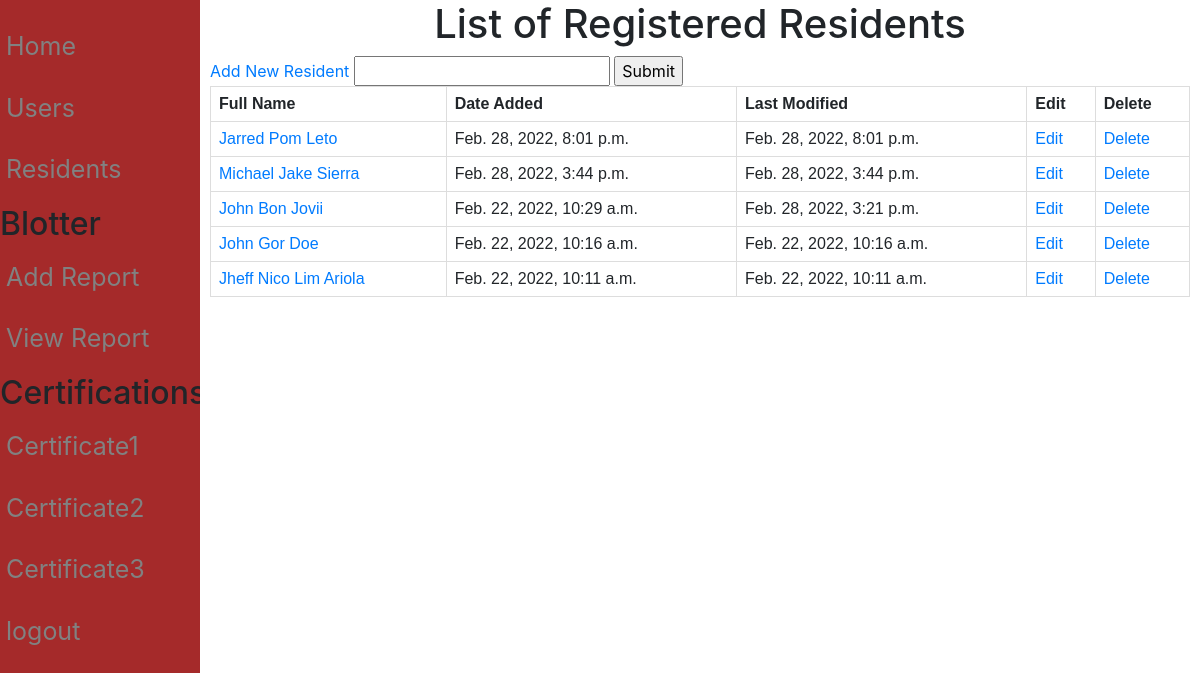
The page /residents/ on the database as committed earlier.
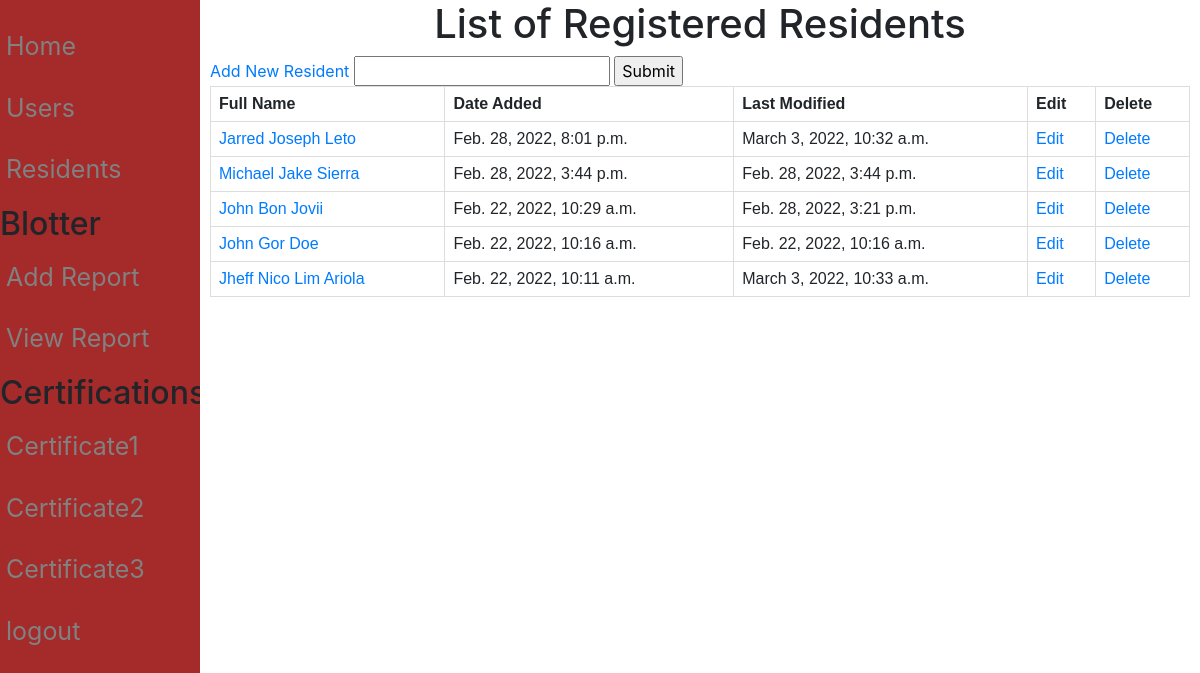
The same page on the database as committed later.
### Resident/models.py (models this page shows, shortened)
class Resident (models.Model):
    pic = models.ImageField(null=True, blank = True, verbose_name="Profile Picture", upload_to= "images/")
    First_name = models.CharField(max_length=50)
    Last_name = models.CharField(max_length=50)
    Middle_name = models.CharField(max_length=50)
    Age = models.IntegerField()
    Birthdate = models.DateField(auto_now_add=False, auto_now=False)
    Gender_choices = (
        ('Male','Male'),
        ('Female','Female')
        )
    Gender = models.CharField(max_length=100, choices=Gender_choices, default = "Not Specified")
    Contact = models.CharField(max_length=11)
    Cstatus_choices = (
        ('Single','Single'),
        ('Married','Married'),
        ('Divorced','Divorced'),
        ('Separated','Separated'),
        ('Widowed','Widowed'),
        )
    Marital_status = models.CharField(max_length=100, choices = Cstatus_choices, default = "")
    Citizenship = models.CharField(max_length=100)
    Religion = models.CharField(max_length=100)
    Occupation = models.CharField(max_length=100)
    Vac_choices = (
        ('Vaccinated','Vaccinated'),
        ('Non-Vaccinated','Non-Vaccinated')
    )
    Vaccination = models.CharField(max_length=100, choices = Vac_choices, verbose_name="Vaccination Status", default="")
    Address = models.TextField(max_length=250, verbose_name="Street Address")
    Blacklisted = models.BooleanField(default = False)
    created_date = models.DateTimeField(auto_now_add=True)
    modified_date = models.DateTimeField(auto_now=True)

### Resident/views.py (the view)
# urls.py: path('residents/', Display_resident, name = "residents"),
def Display_resident (request):
    Resident_obj = Resident.objects.all()
    context = {
        'Resident_obj' : Resident_obj,
    }
    return render (request,"Residents.html",context = context)

### templates/Residents.html (shortened to what this page needs)
{%  extends 'base.html' %}
{% load static %}
{% block content %}
<h1 style="text-align: center;">List of Registered Residents</h1>
<a href="/resident_form">Add New Resident</a>
<input type="text">
<input type = "submit" name="search">
<table>
    <tr>
        <th>Full Name</th>
        <th>Date Added</th>
        <th>Last Modified</th>
        <th>Edit</th>
        <th>Delete</th>
    </tr>
    {% for res in Resident_obj reversed %}
    <tr>
        <td><a href="{% url 'resident_profile' res.id %}">{{ res.First_name }} {{ res.Middle_name}}  {{res.Last_name}}</a></td>
        <td>{{res.created_date}}</td>
        <td>{{res.modified_date}}</td>
        <td><a href="{% url 'update_resident' res.id %}">Edit</a></td>
        <td><a href="{% url 'delete_resident' res.id %}">Delete</a></td>
    </tr>
     {% endfor %}
</table>
{% endblock content %}

Rows that differ between the two databases and show on the page:
changed Resident "Jarred": Middle_name "Pom" → "Joseph"; modified_date "Feb. 28, 2022, 8:01 p.m." → "March 3, 2022, 10:32 a.m."
changed Resident "Jheff Nico": modified_date "Feb. 22, 2022, 10:11 a.m." → "March 3, 2022, 10:33 a.m."
